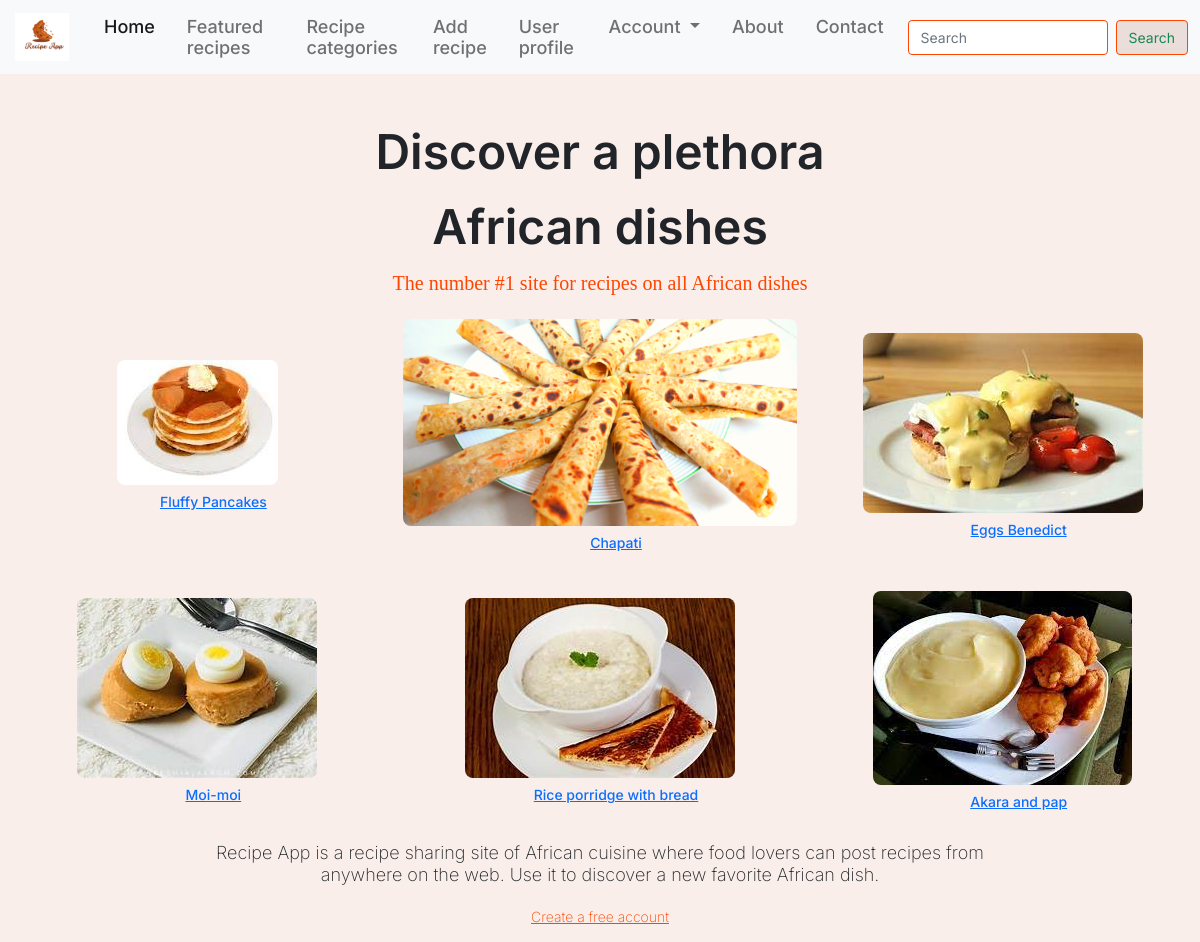
The page / on the database its author committed.
### models.py (models this page shows)
class Recipes(db.Model):
    id = db.Column(db.Integer, primary_key=True, autoincrement=True)
    name = db.Column(db.String(100), nullable=False)
    image_name = db.Column(db.String(100))
    category = db.Column(db.String(100), nullable=False)
    ingredients = db.Column(db.String(1000), nullable=False)
    instructions = db.Column(db.String(1000), nullable=False)

### app.py (the view)
@app.route('/', methods=['GET'])
def home():
    category = 'Breakfast'  # Choose the desired category
    recipes_per_category = 6  # Choose the number of recipes to display per category
    recipes = Recipes.query.filter_by(category=category).limit(recipes_per_category).all()
    return render_template('home.html', recipes=recipes)

### templates/home.html (shortened to what this page needs)
<!doctype html>
<html lang="en">
  <head>
    <link href="https://cdn.jsdelivr.net/npm/bootstrap@5.0.2/dist/css/bootstrap.min.css" rel="stylesheet">
    <link rel="stylesheet" href="/static/global.css">
    <link rel="stylesheet" href="/static/home.css">
  </head>
  </head>
  <body>
    <nav class="navbar navbar-expand-lg navbar-light bg-light">
      <div class="container-fluid">
        <a class="navbar-brand" href="{{ url_for('home') }}">
          <img src="static/public/ra-21@2x.png" alt="" width="60" height="48" class="d-inline-block align-text-top">
        </a>
        <div class="collapse navbar-collapse" id="navbarSupportedContent">
          <ul class="navbar-nav me-auto mb-2 mb-lg-0">
            <li class="nav-item">
              <a class="nav-link active" aria-current="page" href="{{ url_for('home') }}">Home</a>
            </li>
            <li class="nav-item">
              <a class="nav-link" href="{{ url_for('featured_recipe')}}">Featured recipes</a>
            </li>
            <li class="nav-item">
              <a class="nav-link" href="{{ url_for('search_category') }}">Recipe categories</a>
            </li>
            <li class="nav-item">
              <a class="nav-link" href="{{ url_for('add_recipe2') }}">Add recipe</a>
            </li>
            <li class="nav-item">
              <a class="nav-link" href="#">User profile</a>
            </li>
            <li class="nav-item dropdown">
              <a class="nav-link dropdown-toggle" href="#" id="navbarDropdown" role="button" data-bs-toggle="dropdown" aria-expanded="false">
                Account
              </a>
            </li>
            <br>
            <li class="nav-item">
              <a class="nav-link" href="#">About</a>
            </li>
            <li class="nav-item">
              <a class="nav-link" href="#">Contact</a>
            </li>
          </ul>
          <form class="d-flex" action="/search" method="GET">
            <input class="form-control me-2" type="search" name="query" placeholder="Search" aria-label="Search">
            <button class="btn btn-outline-success" type="submit">Search</button>
          </form>
        </div>
      </div>
    </nav>
    <div class="discover-a-plethora-container">
      <p class="discover-a-plethora">Discover a plethora</p>
      <p class="discover-a-plethora">African dishes</p>
    </div>
    <div class="the-number-1">
      The number #1 site for recipes on all African dishes
    </div>
    <section class="layout">
      {% for recipe in recipes %}
        <div>
          <a href="recipe?id={{ recipe.id }}">
            <img src="{{ url_for('static', filename='recipe_images/' + recipe.image_name) }}" alt="Recipe Image">
          </a>
          <ul>
            <p><a href="recipe?id={{ recipe.id }}">{{ recipe.name }}</a></p>
          </ul>
        </div>
      {% endfor %}
    </section>
    <h6 class="recipe-app-is-container" id="intro recipe app">
      <p class="discover-a-plethora2">
        Recipe App is a recipe sharing site of African cuisine where food
        lovers can post recipes from anywhere on the web. Use it to discover a
        new favorite African dish.
        <span><a href="{{ url_for('signup') }}" class="create-a-free">Create a free account</a></span>
      </p>
    </h6>
  </body>
</html>

### static/global.css (style rules this page uses)
body { margin: 0; line-height: normal; }
:root { --font-inter: Inter; --font-roboto: Roboto; --font-outfit: Outfit; --font-inherit: inherit; --font-size-xs: 12px; --font-size-mini: 15px; --font-size-base: 16px; --font-size-29xl: 48px; --font-size-sm: 14px; --font-size-xl: 20px; --font-size-13xl: 32px; --font-size-5xl: 24px; --font-size-45xl: 64px; --font-size-17xl: 36px; --font-size-21xl: 40px; --font-size-77xl: 96px; --color-white: #fff; --color-black: #000; --color-orangered: #f6510a; --color-royalblue: #286ff9; --color-brown: #bb3c3c; --color-gray: rgba(0, 0, 0, 0.69); --color-gray-100: rgba(0, 0, 0, 0.3); --color-gainsboro-200: rgba(217, 217, 217, 0.07); --color-gainsboro-100: rgba(217, 217, 217, 0.13); --color-blueviolet: #9747ff; --gap-11xl: 30px; --gap-68xl: 87px; --gap-62xl: 81px; --padding-base: 16px; --padding-3xs: 10px; --padding-73xl: 92px; --padding-30xl: 49px; --padding-34xl: 53px; --br-xl: 20px; --br-3xs: 10px; --br-mini: 15px; --br-11xl: 30px; --br-8xs: 5px; }

### static/home.css (style rules this page uses)
body { font-family: 'Inter', sans-serif; background-color: rgba(248, 235, 230, 0.808); }
.discover-a-plethora-container { text-align: center; margin-top: 48px; }
.discover-a-plethora { font-size: 48px; font-weight: 600; text-align: center; }
.recipe-app-is-container { text-align: center; margin-top: 30px; width: 800px; margin: auto; }
.discover-a-plethora2 { font-size: 18px; font-weight: 200; text-align: center; }
.the-number-1 { text-align: center; margin-top: 16px; font-size: 20px; font-weight: 400; color: orangered; font-family: cursive; }
.layout { display: grid; grid-template-columns: repeat(3, 1fr); grid-gap: 8px; justify-content: center; align-items: center; margin-top: 24px; }
.layout div { display: flex; flex-direction: column; align-items: center; text-align: center; }
.layout img { max-width: 100%; height: 50%; border-radius: 8px; }
.layout ul { margin-top: 8px; }
.layout p { font-size: 14px; font-weight: 500; }
.create-a-free { display: block; text-align: center; margin-top: 24px; font-size: 14px; font-weight: 200px; color: orangered; }
.navbar-nav { margin-left: auto; }
.nav-link { font-size: 18px; font-weight: 500; margin-right: 16px; }
.navbar-brand img { margin-right: 8px; }
.form-control { width: 200px; font-size: 14px; border-color: orangered; }
.btn-outline-success { font-size: 14px; background-color: rgba(219, 191, 180, 0.466); border-color: orangered; }

### rows shown on the page
Recipes: image_name (picture), name "Fluffy Pancakes"
Recipes: image_name (picture), name "Chapati"
Recipes: image_name (picture), name "Eggs Benedict"
Recipes: image_name (picture), name "Moi-moi"
Recipes: image_name (picture), name "Rice porridge with bread"
Recipes: image_name (picture), name "Akara and pap"
